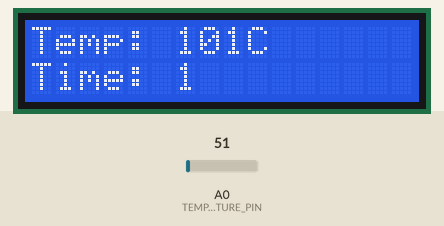
Recording of a program running on a simulated Arduino Uno, built with avr-gcc and run on an emulated ATmega328P. Shown: 16×2 character LCD. The inputs (shaded band) are chosen by the test bench; at power-on: A0 (TEMPERATURE_PIN) = 51.

Above: at 1.2 s.
1.3 s: A0 (TEMPERATURE_PIN) set to 58
At 2.8 s:
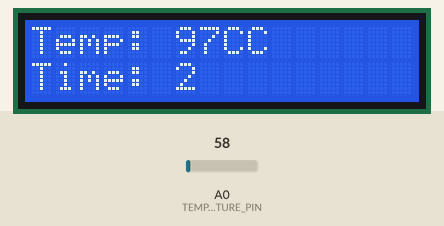
4.3 s: A0 (TEMPERATURE_PIN) set to 71
At 5.6 s:
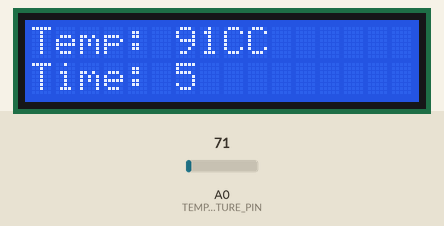
5.8 s: A0 (TEMPERATURE_PIN) set to 61
At 6.8 s:
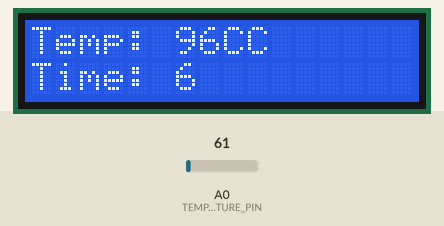
Timing chart, 0 to 8.8 s (numbered marks = the images above; inputs shaded):
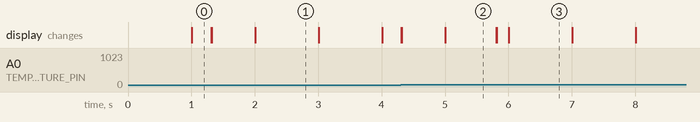

Measured:
- the behaviour switches between 54 and 55 on A0 (TEMPERATURE_PIN) (found by bisection; images 0 and 1)
- after the input at 1.3 s, the display: first differs from a run without the input at once (image 1 shows a later state)
- after the input at 4.3 s, the display: first changes at once (image 2 shows a later state)
- what the display in image 1 shows lasts 1.0 s, from 2.0 s to 3.0 s

The program:

main.cpp
```cpp
#include <Arduino.h>
#include <LiquidCrystal.h>
#include <RunningAverage.h>
#include "temperature.hpp"

#define TEMPERATURE_PIN A0

// Datasheet (R/T No. 2904): https://files.amperka.ru/datasheets/B57164.pdf
Thermistor thermistor(
    convert_celsius_to_kelvin(-55.0),
    121.46 * 10000.0,
    convert_celsius_to_kelvin(25.0),
    10000.0,
    convert_celsius_to_kelvin(155.0),
    0.011754 * 10000.0);
RunningAverage temperature_history(5);
LiquidCrystal lcd(13, 12, 11, 10, 9, 8);

void setup()
{
    lcd.begin(16, 2);
}

float calculate_temperature(float v_out)
{
    // NOTE: we are using voltage divider w/ 10kOhm resistor
    float R = 10000.0 * v_out / (5.0 - v_out);
    return convert_kelvin_to_celsius(thermistor.convert_to_temperature(R));
}

void loop()
{
    // collect information
    // NOTE: pin is returning value in range [0; 1023]
    float current_v_out = analogRead(TEMPERATURE_PIN) * 5.0 / 1023.0;
    temperature_history.add(current_v_out);

    // calculate stats
    float average_v_out = temperature_history.getAverage();
    float temperature = calculate_temperature(average_v_out);
    unsigned long seconds_running = millis() / 1000;

    // print info
    lcd.setCursor(0, 0);
    lcd.print("Temp: ");
    lcd.print(temperature, 0);
    lcd.print("C");

    lcd.setCursor(0, 1);
    lcd.print("Time: ");
    lcd.print(seconds_running);
}
```
